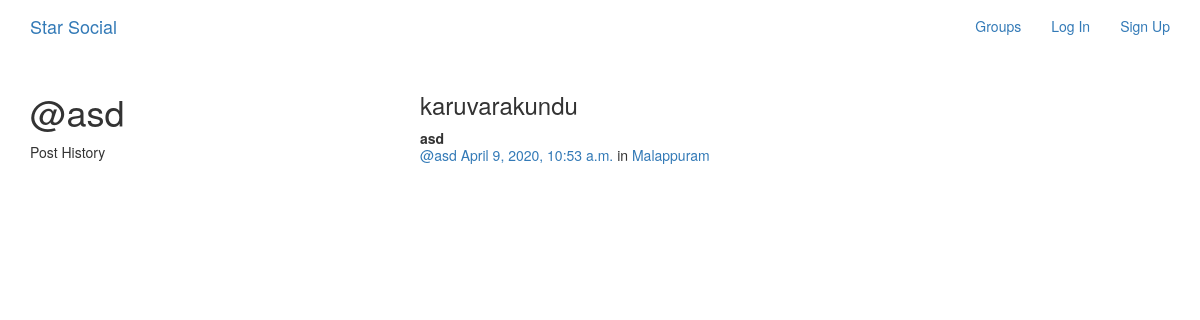
The app's page /posts/by/asd/ with its own data.
### posts/models.py (models this page shows, shortened)
class Post(models.Model):
    user=models.ForeignKey(User,related_name='posts',on_delete=models.DO_NOTHING)
    created_at=models.DateTimeField(auto_now=True)
    message=models.TextField()
    message_html=models.TextField(editable=False)
    group=models.ForeignKey(Group,related_name='posts',null=True,blank=True,on_delete=models.DO_NOTHING)
    class Meta:
        ordering =['-created_at']
        unique_together=['user','message']

### groups/models.py (models this page shows, shortened)
class Group(models.Model):
    name=models.CharField(max_length=255,unique=True)
    slug=models.SlugField(allow_unicode=True,unique=True)
    description=models.TextField(blank=True,default='')
    description_html=models.TextField(editable=False,default='',blank=True)
    members=models.ManyToManyField(User,through='GroupMember')

### posts/views.py (the view)
# urls.py: url(r"by/(?P<username>[-\w]+)/$",views.UserPosts.as_view(),name="for_user"),
class UserPosts(generic.ListView):
    model = models.Post
    template_name = "posts/user_post_list.html"
    def get_queryset(self):
        try:
            self.post_user = User.objects.prefetch_related("posts").get(
                username__iexact=self.kwargs.get("username")
            )
        except User.DoesNotExist:
            raise Http404
        else:
            return self.post_user.posts.all()
    def get_context_data(self, **kwargs):
        context = super().get_context_data(**kwargs)
        context["post_user"] = self.post_user
        return context

### posts/templates/posts/user_post_list.html
{% extends "posts/post_base.html" %}
{% block prepost %}
<div class="col-md-4">
	<h1>@{{ post_user.username }}</h1>
	<p>Post History</p>
</div>
{% endblock %}
{% block post_content %}
<div class="col-md-8">
	{% for post in post_list %}
		{% include "posts/_post.html" %}
	{% endfor %}
</div>
{% endblock %}

### posts/templates/posts/_post.html (shortened to what this page needs)
<div class="post media">
	<h3>{{ post.message_html|safe }}</h3>
	<div class="media-body">
		<strong>{{ post.user.username }}</strong>
		<h5 class="media-heading">
			<span class="username"><a href="{% url 'posts:for_user' username=post.user.username %}">@{{ post.user.username }}</a></span>
			<time class="time"><a href="{% url 'posts:single' username=post.user.username pk=post.pk %}">{{ post.created_at }}</a></time>
			{% if post.group %}
			<span class="group-name">in <a href="#">{{ post.group.name }}</a></span>
			{% endif %}
		</h5>
	</div>
</div>

### records on screen
Post: message_html "karuvarakundu", user.username "asd", created_at "April 9, 2020, 10:53 a.m.", group.name "Malappuram"

### other values on screen
{{ post_user.username }} "asd"
